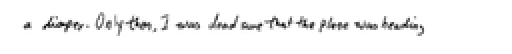
#> input picture Test Data/Image/Guantanamo/2/2-1.png, 256 x 27 px, shrunk from 2120 x 220 before the run, found by its file name (shown 2 times larger)
$ python Feature_Extraction_Guantanamo.py 3
#> lines starting #> are read from the running program, lines starting #| are printed output that depends on the picture; after the words box and inside, x2 and y2 are one past the last pixel; in counts of white or black regions, pixels touching at a corner belong together
from PIL import Image
import cv2 as cv
import numpy as np
from matplotlib import pyplot as plt
from scipy.signal import medfilt
import collections
import sys
import os
import itertools
import pathlib
import sys

def FindStartingPixel(img):
    startX=sys.maxsize
    startY=sys.maxsize
    outerloop=0
    innerloop=0
    for y in thresh:
        for x in y:
            if(x == 0):
                if(innerloop < startX):
                    startX = innerloop
                    startY = outerloop
                    break
            innerloop+=1
        outerloop+=1
        innerloop=0
    #startX and startY are X and Y axis of leftmost black pixel
    if((startX != sys.maxsize) and(startY != sys.maxsize)):
        return startX,startY
    else:
        return -1,-1

def ColorBox(img,Xcoordinate,Ycoordinate):
    for x in range(Xcoordinate,Xcoordinate+kernel_size):
        for y in range(Ycoordinate,Ycoordinate+kernel_size):
            try:
                img[y][x]=125
            except:
                break

def SnipFeature(img,Xcoordinate,Ycoordinate):
    X=[]
    Y=[]
    for y in range(Ycoordinate,Ycoordinate+kernel_size):
        for x in range(Xcoordinate,Xcoordinate+kernel_size):
            try:
                X.append(img[y][x])
            except:
                X.append(np.uint8(255))
        Y.append(X)
        X=[]
    t=np.asarray(Y)

    return t

def UpOrDown(img,Xcoordinate,Ycoordinate):
    up=[]
    down=[]
    for y in range(Ycoordinate-kernel_size,Ycoordinate):
        try:
            up+=(img[y][Xcoordinate:Xcoordinate+kernel_size].tolist())
        except:
            break

    for y in range(Ycoordinate,Ycoordinate+kernel_size):
        try:
            down+=(img[y][Xcoordinate:Xcoordinate+kernel_size].tolist())
        except:
            break
    return up.count(0)>down.count(0) #returns true if there are more black pixels in up box than down box


kernel_size= int(sys.argv[1])

for folder in range(2,6):
    source_path = "/home/justin/Desktop/Jupyter/Test Data/Image/Guantanamo/"+ str(folder) +"/"
    path="/home/justin/Desktop/GuantanamoFeatures/G_features_"+str(kernel_size)+"/"

    pathlib.Path(path+"G_features/"+str(folder)+"/").mkdir(parents=True, exist_ok=True)
    #pathlib.Path(path+"G_features_raw/"+str(folder)+"/").mkdir(parents=True, exist_ok=True)
    #pathlib.Path(path+"G_features_steps/"+str(folder)+"/").mkdir(parents=True, exist_ok=True)

    for filename in os.listdir(source_path):
        img = cv.imread(source_path+"/"+filename,0)
#> img is the input picture: shape (27, 256); min 5, max 255, mean 244.3
        ret,thresh = cv.threshold(img,127,255,cv.THRESH_BINARY+cv.THRESH_OTSU)
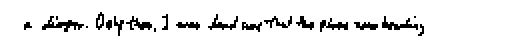
#> thresh: shape (27, 256) (shown 2 times larger); 93.2% white; black in thin lines or dots, all inside (x1, y1, x2, y2) = (12, 6, 212, 18)
#> ret = 187
        thresh_copy=thresh.copy()


        name=0
        name_steps=0
        while True:
            X,Y=FindStartingPixel(thresh)
            if(X==-1 and Y==-1):
                break
            else:
                Y=(Y-kernel_size if UpOrDown(thresh,X,Y) else Y)
                features = SnipFeature(thresh,X,Y)
                ColorBox(thresh,X,Y)
                flat_list = list(itertools.chain.from_iterable(features))
                flat_list_len=len(flat_list)
                if(flat_list.count(125) < flat_list_len*(1/2) and flat_list.count(0) > flat_list_len*(1/4)):
                    #Image.fromarray(features).save(path+"/G_features_raw/"+str(folder)+"/"+filename[:-4]+".png")
                    features = SnipFeature(thresh_copy,X,Y)
                    Image.fromarray(features).save(path+"/G_features/"+str(folder)+"/"+filename[:-4]+"-"+str(name)+"-G"+".png")
                    name+=1
#> this loop made 116 passes
#> flat_list on passes 2, 4, 5, 6, 10, 13, 20: [0, 0, 255, 125, 125, 255, 125, 125, 0], [0, 0, 0, 125, 125, 0, 125, 125, 255], [0, 0, 255, 0, 255, 0, 125, 0, 0], [0, 0, 255, 0, 255, 255, 125, 125, 255], [0, 0, 0, 125, 125, 0, 125, 125, 255], [0, 0, 255, 125, 0, 0, 125, 0, 0], [0, 0, 0, 0, 255, 0, 125, 125, 0]
#> flat_list on passes 1, 3, 7, 8, 9, 11: [0, 0, 0, 0, 0, 0, 0, 255, 255], [0, 0, 0, 0, 0, 255, 255, 255, 255], [0, 0, 0, 255, 255, 255, 255, 255, 255], [0, 255, 255, 0, 255, 255, 255, 255, 255], [0, 0, 0, 0, 0, 0, 255, 255, 255], [0, 0, 0, 0, 0, 0, 255, 0, 0]
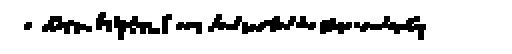
#> thresh: shape (27, 256) (shown 2 times larger); values 125 (black) and 255 (white), 86.9% white; 9 black regions (1 under 20 px), largest, box (x1, y1, x2, y2) and area: (104, 7, 158, 17) 242, (177, 8, 213, 20) 167, (57, 8, 80, 20) 133
#> after the loop, name = 84
#> (the run stopped early here; a loop or call above may not have finished)
